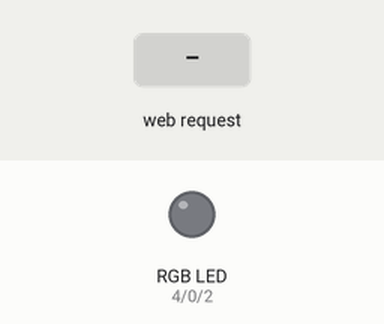
A sketch run on a simulated ESP8266 (NodeMCU). Parts: an RGB LED mixed from three pins (HIGH = lit). The test bench sets the inputs (shaded band). Dim RGB values are drawn brighter than linear; WiFi joins after 1.5 s; servers stay silent unless stated; what the sketch prints to the serial monitor is not drawn.

Above: at 3.7 s.
3.8 s: HTTP request GET /red_up received
At 4.2 s:
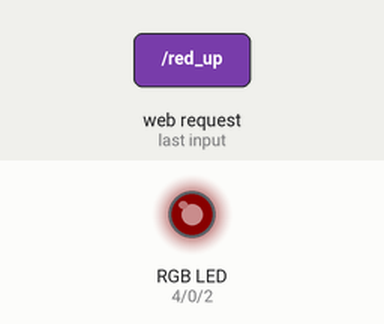
5.3 s: HTTP request GET /green_up received
At 6.5 s:
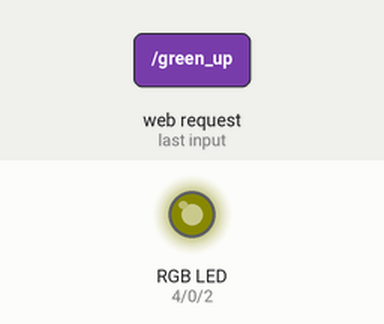
6.8 s: HTTP request GET /blue_up received
At 7.6 s:
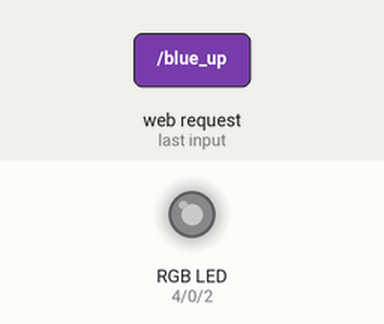
8.3 s: HTTP request GET /red_down received
At 8.8 s:
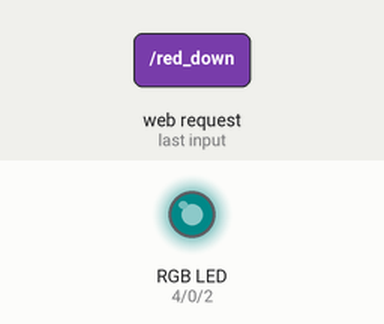
9.8 s: HTTP request GET /green_down received
At 11.0 s:
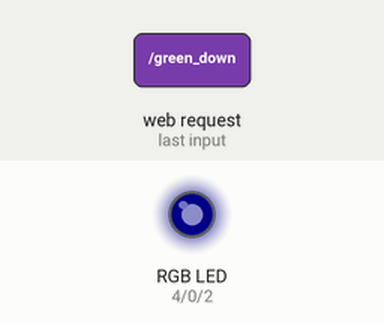
11.3 s: HTTP request GET /bright_up received
At 12.3 s:
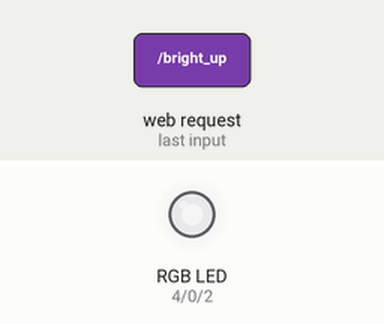
Timing chart, 0 to 13.8 s (numbered marks = the images above; inputs shaded):
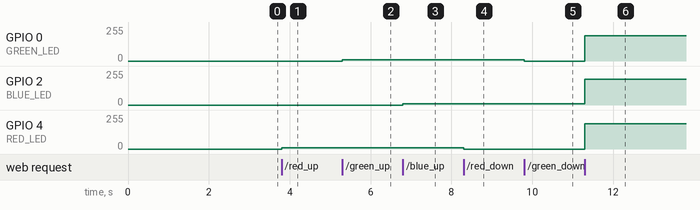

Measured:
- after the input at 3.8 s, GPIO 4 (RED_LED): 0/255 → 10/255 at once
- after the input at 5.3 s, GPIO 0 (GREEN_LED): 0/255 → 10/255 at once
- after the input at 6.8 s, GPIO 2 (BLUE_LED): 0/255 → 10/255 at once
- after the input at 8.3 s, GPIO 4 (RED_LED): 10/255 → 0/255 at once
- after the input at 9.8 s, GPIO 0 (GREEN_LED): 10/255 → 0/255 at once
- after the input at 11.3 s, GPIO 0 (GREEN_LED), GPIO 4 (RED_LED): 0/255 → 191/255 at once; GPIO 2 (BLUE_LED): 10/255 → 193/255 at once

The sketch:

esp8266_ledcontroller.ino
```cpp
#include <ESP8266WiFi.h>
#include <WiFiClient.h>
#include <ESP8266WiFiMulti.h>
#include <ESP8266mDNS.h>
#include <ESP8266WebServer.h>

// Create an instance of the ESP8266WiFiMulti class, called 'wifiMulti'
ESP8266WiFiMulti wifiMulti;
// Create a webserver object that listens for HTTP request on port 80
ESP8266WebServer server(80);

#define RED_LED 4
#define GREEN_LED 0
#define BLUE_LED 2

int brightness = 255;
int rBright = 0;
int gBright = 0;
int bBright = 0;

// function prototypes for HTTP handlers
void handleRoot();
void handleNotFound();
void red_up();
void green_up();
void blue_up();
void red_down();
void green_down();
void blue_down();
void bright_up();
void bright_down();
void mode_run();
void color();

void setup(void) {
  delay(1000);
  Serial.begin(9600);


  // Start the serial communication to send messages to the computer
  Serial.println("Starting setup");
  delay(10);
  Serial.println('\n');
  Serial.println("Trying to connect");
  // Add Wi-Fi networks you want to connect to
  wifiMulti.addAP("BELL377", "cogeco0616866");

  Serial.println("Connecting ...");
  WiFi.disconnect();
  IPAddress staticIP(192,168,2,251);
  IPAddress gateway(192,168,2,1);
  IPAddress subnet(255,255,255,0);

  const char* deviceName = "LEDESP8266";

  WiFi.hostname(deviceName);
  WiFi.config(staticIP, subnet, gateway);

  int i = 0;
  while (wifiMulti.run() != WL_CONNECTED) { // Wait for the Wi-Fi to connect: scan for Wi-Fi networks, and connect to the strongest of the networks above
    delay(250);
    Serial.print('.');
  }

  Serial.println('\n');
  Serial.print("Connected to ");
  // Tell us what network we're connected to
  Serial.println(WiFi.SSID());
  Serial.print("IP address:\t");
  // Send the IP address of the ESP8266 to the computer
  Serial.println(WiFi.localIP());

  // Start the mDNS responder for esp8266.local
  if (MDNS.begin("esp8266")) {
    Serial.println("mDNS responder started");
  } else {
    Serial.println("Error setting up MDNS responder!");
  }

  // Call the 'handleRoot' function when a client requests URI "/"
  server.on("/", HTTP_GET, handleRoot);
  // When a client requests an unknown URI (i.e. something other than "/"), call function "handleNotFound"leLogin);
  server.onNotFound(handleNotFound);

  // RGB UP functions
  server.on("/red_up", HTTP_GET, red_up);
  server.on("/green_up", HTTP_GET, green_up);
  server.on("/blue_up", HTTP_GET, blue_up);

  // RGB DOWN functions
  server.on("/red_down", HTTP_GET, red_down);
  server.on("/green_down", HTTP_GET, green_down);
  server.on("/blue_down", HTTP_GET, blue_down);

  // Brightness control functions
  server.on("/bright_up", HTTP_GET, bright_up);
  server.on("/bright_down", HTTP_GET, bright_down);

  // Mode change functions
  server.on("/mode", HTTP_GET, mode_run);

  // Color change
  server.on("/color", HTTP_GET, color);

  Serial.println("Starting server");
  // Start the server
  server.begin();

  Serial.println("Starting pins");
  pinMode(RED_LED, OUTPUT);
  pinMode(GREEN_LED, OUTPUT);
  pinMode(BLUE_LED, OUTPUT);
  Serial.println("HTTP server started");
}

void loop() {
  // Listen for HTTP requests from clients
  server.handleClient();
}

void handleRoot() {
  server.send(200, "text/html", "you shouldnt be here");
}

void red_up() {
  rBright += 10;

  if (rBright > 255) {
    rBright = 255;
  }

  analogWrite(RED_LED, rBright);
  server.send(200, "text/plain", "ok");
}
void green_up() {
  gBright += 10;

  if (gBright > 255) {
    gBright = 255;
  }
  analogWrite(GREEN_LED, gBright);
  server.send(200, "text/plain", "ok");
}
void blue_up() {
  bBright += 10;

  if (bBright > 255) {
    bBright = 255;
  }

  analogWrite(BLUE_LED, bBright);
  server.send(200, "text/plain", "ok");
}
void red_down() {
  rBright -= 10;
  if (rBright < 0) {
    rBright = 0;
  }

  analogWrite(RED_LED, rBright);
  server.send(200, "text/plain", "ok");
}
void green_down() {
  gBright -= 10;
  if (gBright < 0) {
    gBright = 0;
  }

  analogWrite(GREEN_LED, gBright);
  server.send(200, "text/plain", "ok");
}
void blue_down() {
  bBright -= 10;
  if (bBright < 0) {
    bBright = 0;
  }
  analogWrite(BLUE_LED, bBright);
  server.send(200, "text/plain", "ok");
}

void bright_up() {
  rBright = rBright + (0.75 * (255 - rBright));
  gBright = gBright + (0.75 * (255 - gBright));
  bBright = bBright + (0.75 * (255 - bBright));

  analogWrite(RED_LED, rBright);
  analogWrite(GREEN_LED, gBright);
  analogWrite(BLUE_LED, bBright);

  server.send(200, "text/plain", "ok");
}
void bright_down() {
  rBright *= 0.75;
  gBright *= 0.75;
  bBright *= 0.75;

  analogWrite(RED_LED, rBright);
  analogWrite(GREEN_LED, gBright);
  analogWrite(BLUE_LED, bBright);

  server.send(200, "text/plain", "ok");
}


// For this, we'll have to see if the other events can interrupt this
// If they can then this can be implemented
// Otherwise, this is a no go
// There won't be any way break out from the mode function once it starts running
void mode_run() {
  if (server.arg("mode") == "fade") {
    server.send(200, "text/plain", "ok");
    fade();
  }

  server.send(200, "text/plain", "ok");
}

void color() {
  int red = server.arg("red").toInt();
  int green = server.arg("green").toInt();
  int blue = server.arg("blue").toInt();

  rBright = red;
  gBright = green;
  bBright = blue;
  analogWrite(RED_LED, rBright);
  analogWrite(GREEN_LED, gBright);
  analogWrite(BLUE_LED, bBright);

  server.send(200, "text/plain", "ok");
}

void handleNotFound() {
  server.send(404, "text/plain", "404: Not found"); // Send HTTP status 404 (Not Found) when there's no handler for the URI in the request
}


// Mode functions

// Fade
void fade() {
    int fadeSpeed = 40;
    int fadeDiff = 5;

    // Update with breaker variable
    while(true) {

        // Would also check some breaker variable each time within these while blocks
        while(rBright > 0 && rBright < 255) {
            rBright += fadeDiff;
            analogWrite(RED_LED, rBright);
        }

        while(gBright > 0 && gBright < 255) {
            gBright += fadeDiff;
            analogWrite(GREEN_LED, gBright);
        }

        while(bBright > 0 && bBright < 255) {
            bBright += fadeDiff;
            analogWrite(BLUE_LED, bBright);
        }

        fadeDiff = -fadeDiff;
    }
}
```
